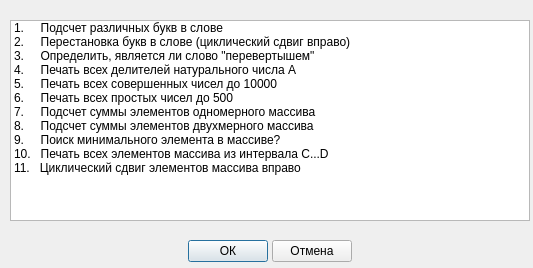
<?xml version="1.0" encoding="UTF-8"?>
<ui version="4.0">
 <class>Dialog_examples</class>
 <widget class="QDialog" name="Dialog_examples">
  <property name="geometry">
   <rect>
    <x>0</x>
    <y>0</y>
    <width>533</width>
    <height>268</height>
   </rect>
  </property>
  <property name="sizePolicy">
   <sizepolicy hsizetype="MinimumExpanding" vsizetype="Minimum">
    <horstretch>0</horstretch>
    <verstretch>0</verstretch>
   </sizepolicy>
  </property>
  <property name="minimumSize">
   <size>
    <width>320</width>
    <height>240</height>
   </size>
  </property>
  <property name="baseSize">
   <size>
    <width>320</width>
    <height>240</height>
   </size>
  </property>
  <property name="windowTitle">
   <string>Выбирите пример</string>
  </property>
  <widget class="QWidget" name="">
   <property name="geometry">
    <rect>
     <x>10</x>
     <y>20</y>
     <width>520</width>
     <height>242</height>
    </rect>
   </property>
   <layout class="QVBoxLayout" name="verticalLayout">
    <property name="spacing">
     <number>4</number>
    </property>
    <property name="topMargin">
     <number>0</number>
    </property>
    <property name="bottomMargin">
     <number>0</number>
    </property>
    <item>
     <widget class="QListWidget" name="listWidget">
      <property name="sizePolicy">
       <sizepolicy hsizetype="Minimum" vsizetype="Expanding">
        <horstretch>0</horstretch>
        <verstretch>0</verstretch>
       </sizepolicy>
      </property>
      <property name="minimumSize">
       <size>
        <width>340</width>
        <height>200</height>
       </size>
      </property>
      <item>
       <property name="text">
        <string>1.     Подсчет различных букв в слове</string>
       </property>
      </item>
      <item>
       <property name="text">
        <string>2.     Перестановка букв в слове (циклический сдвиг вправо)</string>
       </property>
      </item>
      <item>
       <property name="text">
        <string>3.     Определить, является ли слово &quot;перевертышем&quot;</string>
       </property>
      </item>
      <item>
       <property name="text">
        <string>4.     Печать всех делителей натурального числа A</string>
       </property>
      </item>
      <item>
       <property name="text">
        <string>5.     Печать всех совершенных чисел до 10000</string>
       </property>
      </item>
      <item>
       <property name="text">
        <string>6.     Печать всех простых чисел до 500</string>
       </property>
      </item>
      <item>
       <property name="text">
        <string>7.     Подсчет суммы элементов одномерного массива</string>
       </property>
      </item>
      <item>
       <property name="text">
        <string>8.     Подсчет суммы элементов двухмерного массива</string>
       </property>
      </item>
      <item>
       <property name="text">
        <string>9.     Поиск минимального элемента в массиве?</string>
       </property>
      </item>
      <item>
       <property name="text">
        <string>10.   Печать всех элементов массива из интервала C...D</string>
       </property>
      </item>
      <item>
       <property name="text">
        <string>11.   Циклический сдвиг элементов массива вправо</string>
       </property>
      </item>
      <item>
       <property name="text">
        <string/>
       </property>
      </item>
     </widget>
    </item>
    <item>
     <layout class="QHBoxLayout" name="horizontalLayout">
      <property name="topMargin">
       <number>15</number>
      </property>
      <item>
       <spacer name="horizontalSpacer">
        <property name="orientation">
         <enum>Qt::Horizontal</enum>
        </property>
        <property name="sizeHint" stdset="0">
         <size>
          <width>40</width>
          <height>20</height>
         </size>
        </property>
       </spacer>
      </item>
      <item>
       <widget class="QPushButton" name="pushButton_ok">
        <property name="text">
         <string>ОК</string>
        </property>
       </widget>
      </item>
      <item>
       <widget class="QPushButton" name="pushButton_cansel">
        <property name="text">
         <string>Отмена</string>
        </property>
       </widget>
      </item>
      <item>
       <spacer name="horizontalSpacer_2">
        <property name="orientation">
         <enum>Qt::Horizontal</enum>
        </property>
        <property name="sizeHint" stdset="0">
         <size>
          <width>40</width>
          <height>20</height>
         </size>
        </property>
       </spacer>
      </item>
     </layout>
    </item>
   </layout>
  </widget>
 </widget>
 <resources/>
 <connections/>
</ui>
